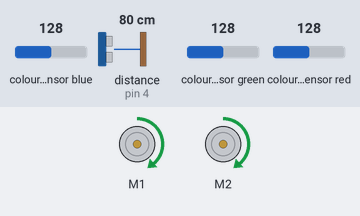
This sketch was run on a simulated Arduino Uno, built with avr-gcc and run on an emulated ATmega328P. Shown: 2 × DC motor (green arrow = forward, orange = backward, longer = faster). Wiring (inferred from the names in the program): ultrasonic range finder: trigger pin 2; echo pin 4. Inputs (shaded band) come from the test bench; at power-on: colour sensor blue 128, distance to the obstacle (sensor on pin 4) 80 cm, colour sensor green 128, colour sensor red 128. The echo pulse lasts 58.3 µs per cm.

Above: at 0.3 s.
Timing chart, 0 to 1.8 s (numbered marks = the images above):
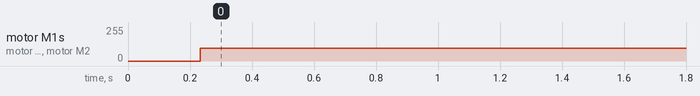

Measured:
- by itself, motor M1, motor M2: stopped → forward 95/255 at 0.23 s

The sketch:

e9_2_2.ino
```cpp
#include <ZumoMotors.h>        //モータのライブラリ
#include <Adafruit_TCS34725.h> //カラーセンサのライブラリ

#define WHITE    0 //白
#define BLACK    1 //黒
#define RED      2 //赤
#define BLUE     3 //青
#define OTHER    4 //その他
#define INIT    10 //初期状態
#define FORWARD 11 //直進
#define ROTATE  12 //回転
#define STOP    13 //停止

//モータのglobal変数
ZumoMotors motors;
int motorL, motorR;

//カラーセンサのglobal変数
Adafruit_TCS34725 tcs = Adafruit_TCS34725(TCS34725_INTEGRATIONTIME_2_4MS, TCS34725_GAIN_60X);
float r, b, g;
const unsigned int r_min = 38, g_min = 51, b_min = 55;
const unsigned int r_max = 252, g_max = 255, b_max = 255;
int color; //色

//超音波センサのglobal変数
const int trig = 2; //Tringピン
const int echo = 4; //Echoピン
int dist;           //距離(cm)

//状態遷移のglobal変数
int mode;                 //ロボットの状態（初期状態／直進／回転／停止）
unsigned long start_time; //時間計測の開始時間

int identify_color(int r, int g, int b) {
  if (200 < r && 200 < g && 200 < b) {
    return WHITE; //白
  } else if (r < 50 && g < 50 && b < 50) {
    return BLACK; //黒
  } else if (100 < r && g < 50 && b < 50) {
    return RED; //赤
  } else if (r < 50 && g < 50 && 70 < b) {
    return BLUE; //青
  } else {
    return OTHER; //その他
  }
}

int distance() {
  unsigned long interval; //Echoのパルス幅(μs)
  int dst;                //距離(cm)

  //10μsのパルスを超音波センサのTrigピンに出力
  digitalWrite(trig, HIGH);
  delayMicroseconds(10);
  digitalWrite(trig, LOW);

  //5767μs(100cm)、超音波が反射してこなければタイムアウトしてエラー値0を返す
  //Echo信号がHIGHである時間(μs)を計測
  interval = pulseIn(echo, HIGH, 5767);

  dst = (0.61 * 25 + 331.5) * interval / 10000 / 2; //距離(cm)に変換
  if (dst == 0) {dst = 100;} //エラー値0（超音波が反射してこない）は100cmを検出したことにする
  delay(60); //trigがHIGHになる間隔を60ms以上空ける（超音波センサの仕様）

  return dst;
}

void task() {
  switch (mode) {
    case INIT: //初期状態
      mode = FORWARD;
      break;
    case FORWARD: //直進
      motorL = motorR = 150;
      //黒を踏んだら回転
      if (color == BLACK) {
        mode = ROTATE;
        start_time = millis();
      }
      //距離が15cm未満なら停止
      if (dist < 15) {
        mode = STOP;
      }
      break;
    case ROTATE: //回転
      if (millis() - start_time < 300) { //0.3秒後退
        motorL = motorR = -150;
      } else if (millis() - start_time < 1300) { //1秒回転
        motorL = -150; motorR = 150;
      } else {
        mode = FORWARD;
      }
      break;
    case STOP: //停止
      motorL = motorR = 0;
      break;
  }
}

void setup() {
  Serial.begin(9600);
  tcs.begin();
  pinMode(trig, OUTPUT); //trigを出力ポートに設定
  pinMode(echo, INPUT);  //echoを入力ポートに設定
  mode = INIT;
  motorL = motorR = 0;
}

void loop() {
  //モータを駆動
  motors.setSpeeds(motorL, motorR);

  //色を計測
  tcs.getRGB(&r, &g, &b);
  r = map(r, r_min, r_max, 0, 255);
  g = map(g, g_min, g_max, 0, 255);
  b = map(b, b_min, b_max, 0, 255);
  color = identify_color(r, g, b);
  //Serial.println(color); //task()をコメントアウトし、ロボットを色の上に乗せて正しく識別できているか確認できる

  //距離を計測
  dist = distance();
  //Serial.println(dist);

  task(); //演習9.2.2の主な処理をする関数
}
```
